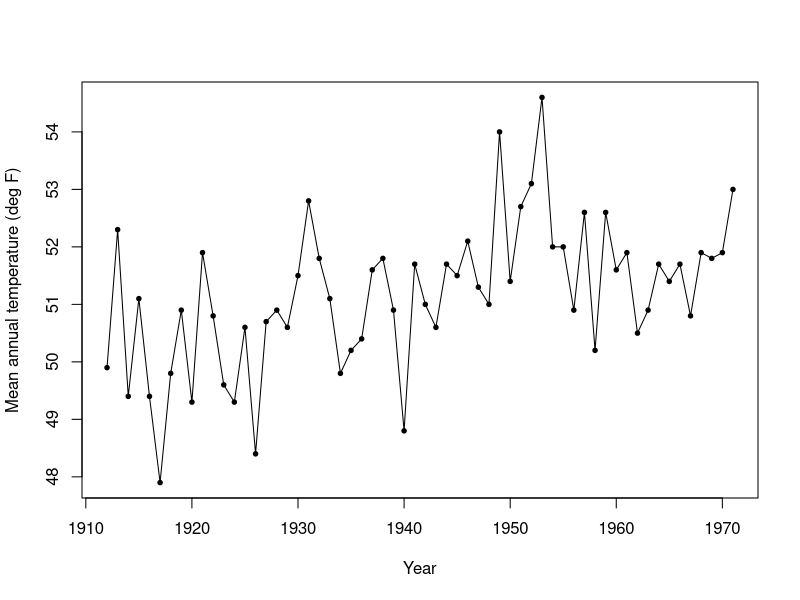
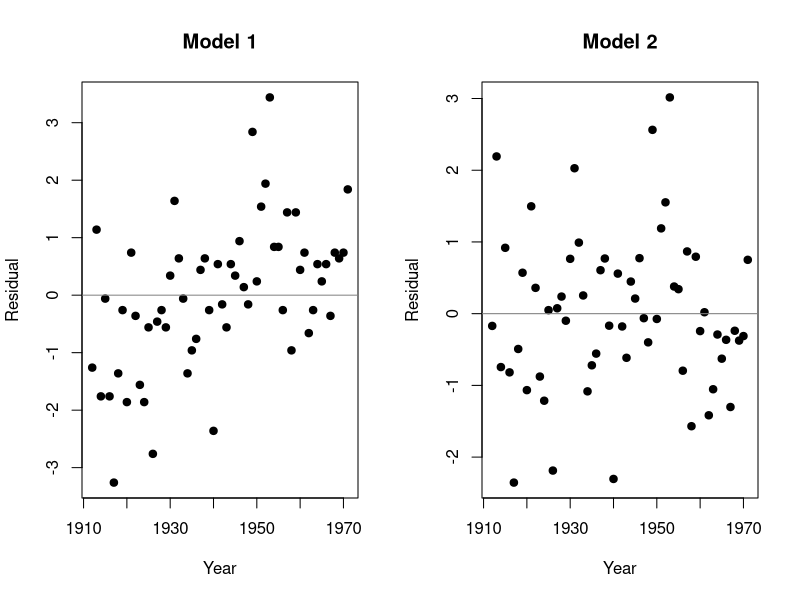
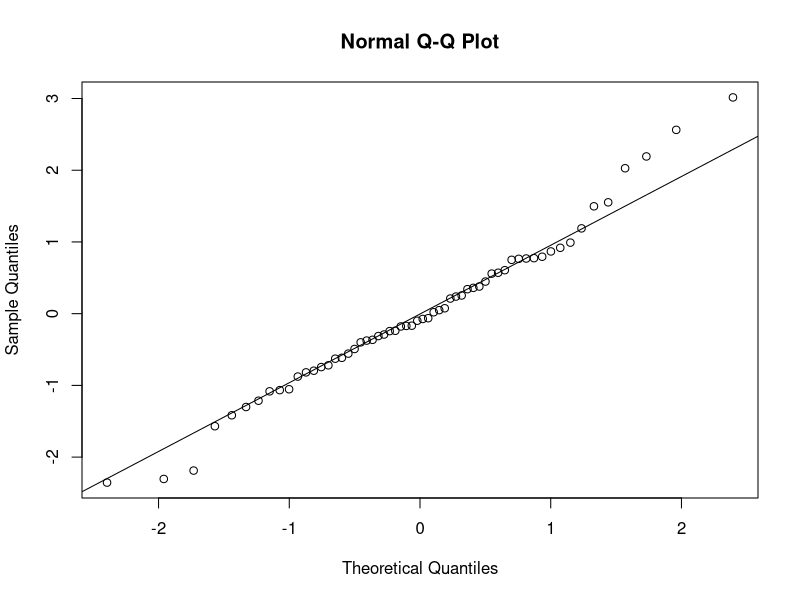
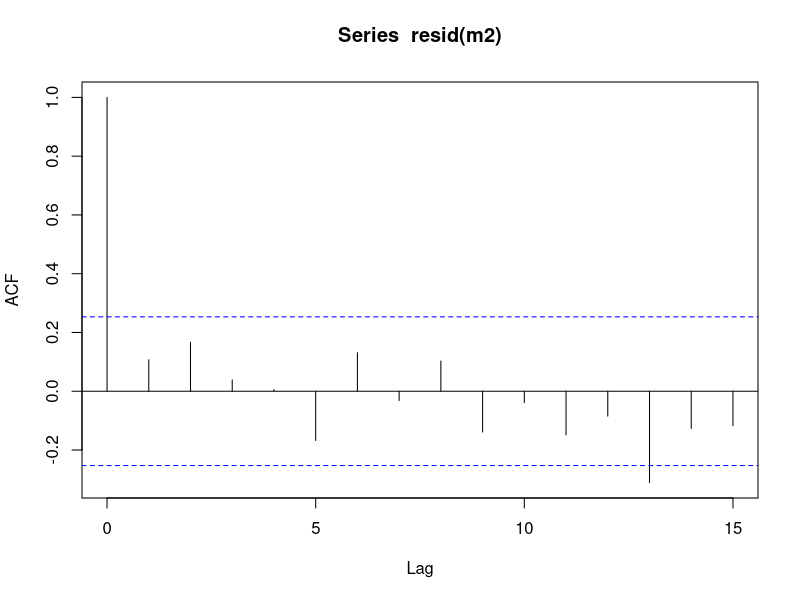

Write R code to recreate these figures, in order.
## ---- chunk 1
knitr::opts_chunk$set(echo = TRUE, message = FALSE, warning = FALSE,
                      fig.width = 7, fig.height = 4)
## ---- chunk 2
data(nhtemp)
class(nhtemp)       # "ts": a time series
tsp(nhtemp)         # start 1912, end 1971, frequency 1
nh <- data.frame(year = as.numeric(time(nhtemp)),
                 temp = as.numeric(nhtemp))
n <- nrow(nh)
n                   # 60 annual means (deg F)
summary(nh$temp)

plot(nhtemp, type = "o", pch = 19, cex = 0.6,
     xlab = "Year", ylab = "Mean annual temperature (deg F)")
## ---- chunk 3
ybar <- mean(nh$temp)
s    <- sd(nh$temp)
c(ybar = ybar, s = s, se_ybar = s / sqrt(n))   # 51.16, 1.266, 0.163

m1 <- lm(temp ~ 1, data = nh)
coef(m1)            # identical to ybar
summary(m1)$sigma   # identical to s (divisor n - 1)
## ---- chunk 4
Sxx <- sum((nh$year - mean(nh$year))^2)
Sxy <- sum((nh$year - mean(nh$year)) * (nh$temp - ybar))
b1  <- Sxy / Sxx
b0  <- ybar - b1 * mean(nh$year)
c(Sxx = Sxx, Sxy = Sxy, b0 = b0, b1 = b1)

m2 <- lm(temp ~ year, data = nh)
coef(m2)            # same numbers as the hand computation
10 * coef(m2)[2]    # about 0.37 deg F per decade

# Centre the year so that the intercept means something (temperature in 1912)
coef(lm(temp ~ I(year - 1912), data = nh))
## ---- chunk 5
rss1 <- sum(resid(m1)^2)
rss2 <- sum(resid(m2)^2)
c(RSS1 = rss1, RSS2 = rss2,
  sigma1 = summary(m1)$sigma, sigma2 = summary(m2)$sigma,
  R2 = 1 - rss2 / rss1)
anova(m1, m2)       # F test of the trend: a preview of Session 5

# Normal log-likelihood at the estimates (Session 3 develops this)
c(logLik(m1), logLik(m2))
c(sigma2_ML_m1 = rss1 / n, sigma2_ML_m2 = rss2 / n)
## ---- chunk 6
op <- par(mfrow = c(1, 2))
plot(nh$year, resid(m1), pch = 19, main = "Model 1", xlab = "Year", ylab = "Residual")
abline(h = 0, col = "grey50")
plot(nh$year, resid(m2), pch = 19, main = "Model 2", xlab = "Year", ylab = "Residual")
abline(h = 0, col = "grey50")
par(op)
## ---- chunk 7
qqnorm(resid(m2)); qqline(resid(m2))
shapiro.test(resid(m2))                        # no evidence against normality
acf(resid(m2), lag.max = 15)                   # independence over time?
c(lag1_m1 = acf(resid(m1), plot = FALSE)$acf[2],
  lag1_m2 = acf(resid(m2), plot = FALSE)$acf[2])
## ---- chunk 8
new <- data.frame(year = 1972)
predict(m2, new, interval = "confidence")      # uncertainty about the mean
predict(m2, new, interval = "prediction")      # plus the variability of one year
## ---- chunk 9
train <- subset(nh, year <= 1961)
test  <- subset(nh, year >  1961)
h1 <- lm(temp ~ 1,    data = train)
h2 <- lm(temp ~ year, data = train)
rmse <- function(fit) sqrt(mean((test$temp - predict(fit, test))^2))
c(rmse_model1 = rmse(h1), rmse_model2 = rmse(h2))
